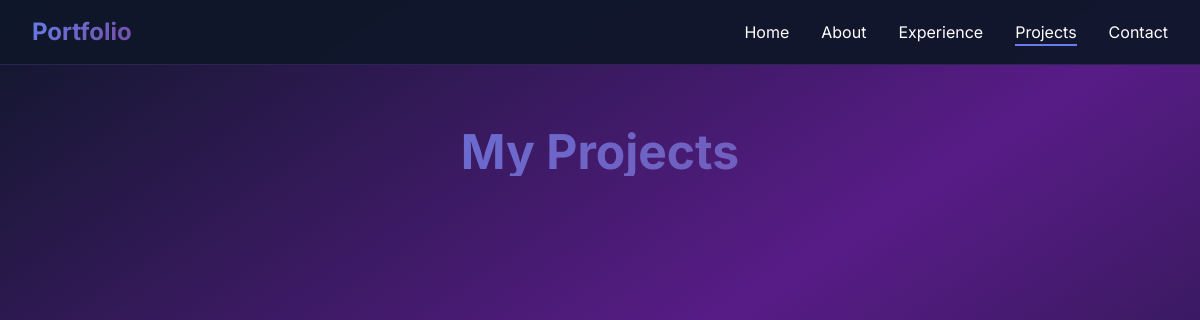
The app's page /projects/, older data.
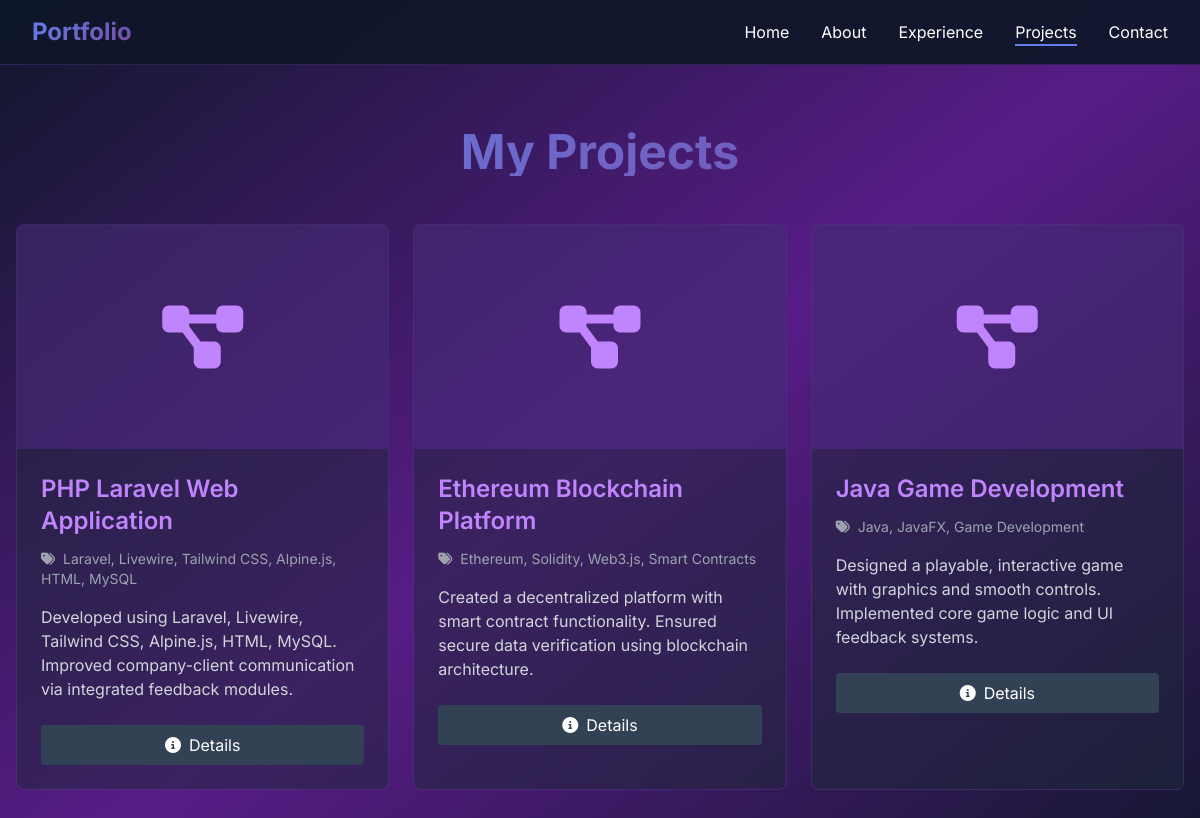
The same page, newer data.
### portfolio/models.py (models this page shows, shortened)
class Project(models.Model):
    title = models.CharField(max_length=200)
    description = models.TextField()
    technologies = models.CharField(max_length=300)
    github_url = models.URLField(blank=True, null=True)
    live_url = models.URLField(blank=True, null=True)
    featured = models.BooleanField(default=False)
    order = models.IntegerField(default=0)
    image = models.ImageField(upload_to='projects/', blank=True, null=True)
    created_at = models.DateTimeField(auto_now_add=True)
    class Meta:
        ordering = ['order', '-created_at']
        verbose_name = 'Project'
        verbose_name_plural = 'Projects'

### portfolio/views.py (the view)
# urls.py: path('projects/', views.projects_list, name='projects'),
def projects_list(request):
    projects = Project.objects.all()
    if request.GET.get('featured') == 'true':
        projects = projects.filter(featured=True)
    paginator = Paginator(projects, 9)
    page_number = request.GET.get('page')
    page_obj = paginator.get_page(page_number)
    context = {
        'page_obj': page_obj,
        'projects': page_obj.object_list,
    }
    return render(request, 'portfolio/projects.html', context)

### portfolio/templates/portfolio/projects.html (shortened to what this page needs)
{% extends 'portfolio/base.html' %}
{% block content %}
<section class="pt-32 pb-20 px-4">
    <div class="max-w-7xl mx-auto">
        <h1 class="text-5xl font-bold mb-12 text-center gradient-text">My Projects</h1>
        <div class="grid md:grid-cols-2 lg:grid-cols-3 gap-6 mb-12">
            {% for project in projects %}
            <div class="bg-slate-800/50 rounded-lg border border-purple-500/20 overflow-hidden card-hover">
                {% if project.image %}
                <img src="{{ project.image.url }}" alt="{{ project.title }}" class="w-full h-56 object-cover">
                {% else %}
                <div class="w-full h-56 bg-purple-600/20 flex items-center justify-center">
                    <i class="fas fa-project-diagram text-7xl text-purple-400"></i>
                </div>
                {% endif %}
                <div class="p-6">
                    <h3 class="text-2xl font-semibold mb-3 text-purple-400">{{ project.title }}</h3>
                    <p class="text-sm text-gray-400 mb-4">
                        <i class="fas fa-tags mr-2"></i>{{ project.technologies }}
                    </p>
                    <p class="text-gray-300 mb-6">{{ project.description }}</p>
                    <div class="flex gap-3">
                        <a href="{% url 'portfolio:project_detail' project.pk %}" class="flex-1 bg-slate-700 hover:bg-slate-600 px-4 py-2 rounded text-center transition-colors">
                            <i class="fas fa-info-circle mr-2"></i>Details
                        </a>
                    </div>
                </div>
            </div>
            {% endfor %}
        </div>
    </div>
</section>
{% endblock %}

Row changes from the older to the newer data that the page shows:
added Project: title "PHP Laravel Web Application", technologies "Laravel, Livewire, Tailwind CSS, Alpine.js, HTML, MySQL", description "Developed using Laravel, Livewire, Tailwind CSS, Alpine.js, HTML, MySQL. Improved company-client communication via integrated feedback modules."
added Project: title "Ethereum Blockchain Platform", technologies "Ethereum, Solidity, Web3.js, Smart Contracts", description "Created a decentralized platform with smart contract functionality. Ensured secure data verification using blockchain architecture."
added Project: title "Java Game Development", technologies "Java, JavaFX, Game Development", description "Designed a playable, interactive game with graphics and smooth controls. Implemented core game logic and UI feedback systems."
